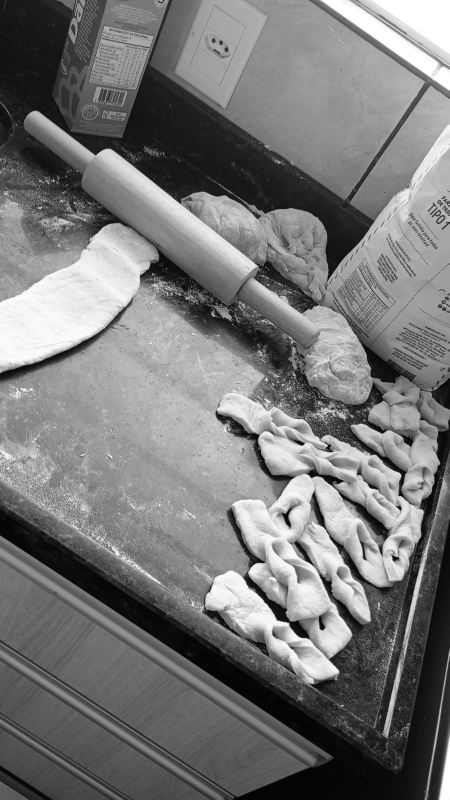
#> input picture TP1/suas_imagens/img1.jpeg, 899 x 1599 px (shown at 1/2 size); its folder holds 4 pictures in this run
$ python tp1.py   (older library calls are emulated)
#> lines starting #> are read from the running program, lines starting #| are printed output that depends on the picture
import cv2
import numpy as np
import glob
import os
from sklearn.cluster import KMeans
from sklearn.preprocessing import StandardScaler

def build_filters():
    """Cria 8 filtros: 7 direcionais (Gabor) e 1 circular para obter 24 dimensões em 3 escalas."""
    filters = []
    ksize = 15

    angles = [0, np.pi/8, np.pi/4, 3*np.pi/8, np.pi/2, 5*np.pi/8, 3*np.pi/4]
    for theta in angles:
        kern = cv2.getGaborKernel((ksize, ksize), sigma=4.0, theta=theta, lambd=10.0, gamma=0.5, psi=0, ktype=cv2.CV_32F)
        kern /= 1.5 * kern.sum()
        filters.append(kern)
#> in process_and_cluster, img_gray is the input picture: shape (1599, 899); min 0, max 255, mean 119.7

    circ_kern = np.array([[ 0, -1,  0],
                          [-1,  4, -1],
                          [ 0, -1,  0]], dtype=np.float32)
    filters.append(circ_kern)

    return filters

def center_crop_512(img):
    """Faz um recorte exato de 512x512 no centro da imagem."""
    h, w = img.shape[:2]
#> h = 1599; w = 899

    if h < 512 or w < 512:
        scale = 512.0 / min(h, w)
        img = cv2.resize(img, (int(w * scale), int(h * scale)), interpolation=cv2.INTER_CUBIC)
        h, w = img.shape[:2]

    start_y = h//2 - 256
#> start_y = 543
    start_x = w//2 - 256
#> start_x = 193

    return img[start_y:start_y+512, start_x:start_x+512]
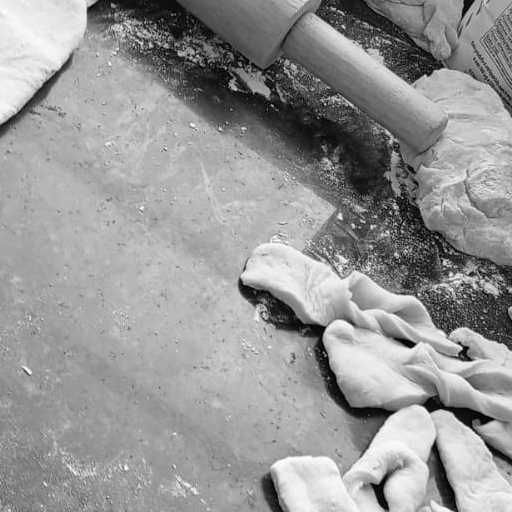
#> returned value: shape (512, 512); min 0, max 255, mean 150.7

def extract_features(img_gray, filters):
    img_cropped = center_crop_512(img_gray)
    features = []

    img_float = np.float32(img_cropped) / 255.0

    for scale in range(3):
        for kern in filters:
            filtered = cv2.filter2D(img_float, cv2.CV_32F, kern)
            mean_val = np.mean(np.abs(filtered))
            features.append(mean_val)

        img_float = cv2.pyrDown(img_float)
#> this loop made 3 passes
#> pass 1, in extract_features, `img_float = cv2.pyrDown(img_float)`:
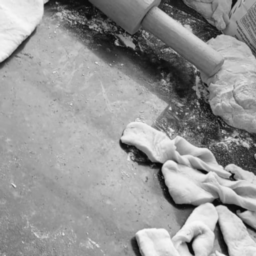
#> img_float: shape (256, 256) float32; min 0.0333, max 0.973, mean 0.591
#> pass 2, in extract_features, `img_float = cv2.pyrDown(img_float)`:
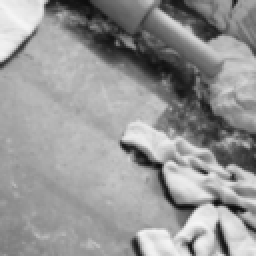
#> img_float: shape (128, 128) float32 (shown 2 times larger); min 0.0569, max 0.967, mean 0.591
#> pass 3, in extract_features, `img_float = cv2.pyrDown(img_float)`:
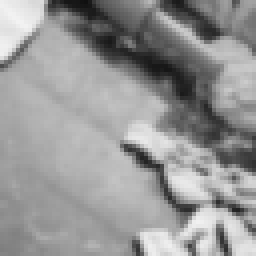
#> img_float: shape (64, 64) float32 (shown 4 times larger); min 0.0637, max 0.953, mean 0.59
#> after the loop, features = [0.662, 0.407, 0.395, 0.407, 0.721, 0.419, 0.397, 0.0638, 0.777, 0.411, 0.395, 0.412, 0.871, 0.434, 0.398, 0.0521, 0.938, 0.411, 0.393, 0.416, 1.08, 0.46, 0.401, 0.056]

    return np.array(features), img_cropped

def save_clusters_to_folders(images_info, labels, num_clusters, output_dir="resultados_grupos"):
    """Cria pastas para cada grupo e salva as imagens em cinza (512x512) dentro delas."""
    if not os.path.exists(output_dir):
        os.makedirs(output_dir)

    for c in range(num_clusters):
        cluster_dir = os.path.join(output_dir, f"Grupo_{c+1}")
        if not os.path.exists(cluster_dir):
            os.makedirs(cluster_dir)

        idx = np.where(labels == c)[0]
        for i in idx:
            name, img = images_info[i]
            save_path = os.path.join(cluster_dir, name)
            cv2.imwrite(save_path, img) # Salva a imagem processada fisicamente no disco

    print(f"\nSucesso! As {len(images_info)} imagens foram separadas nas pastas dentro de: '{output_dir}'")

def process_and_cluster(image_folder, num_clusters=4):
    image_paths = glob.glob(os.path.join(image_folder, "*.*"))
    image_paths = sorted(list(set([p for p in image_paths if p.lower().endswith(('.png', '.jpg', '.jpeg'))])))[:32]

    if not image_paths:
        print("Nenhuma imagem encontrada na pasta.")
        return

    print(f"Extraindo atributos de {len(image_paths)} imagens...")
    filters = build_filters()
    features_list = []
    images_loaded = []

    for path in image_paths:
        img_gray = cv2.imread(path, cv2.IMREAD_GRAYSCALE)
        vec, cropped_img = extract_features(img_gray, filters)
#> vec = 24 values, max 1.08 at index 20, min 0.0521 at index 15, mean 0.474
        features_list.append(vec)
        images_loaded.append((os.path.basename(path), cropped_img))
#> pass 2 of the loop in process_and_cluster, `for path in image_paths:`:
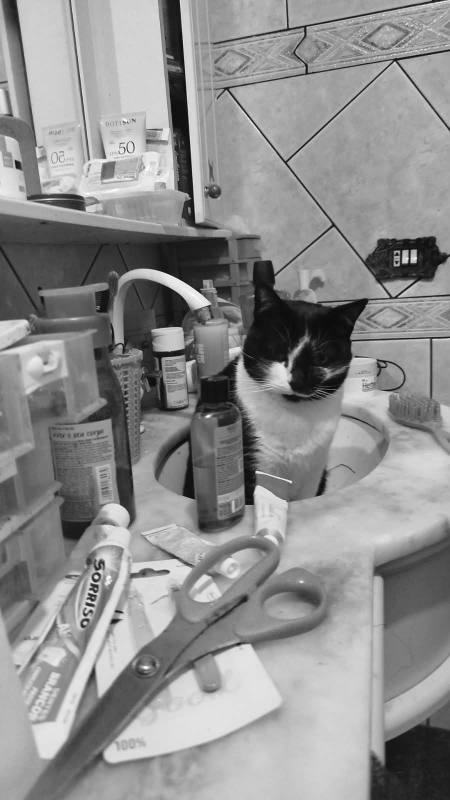
#> input picture TP1/suas_imagens/img10.jpeg, 900 x 1600 px (shown at 1/2 size)
#> in process_and_cluster, img_gray is the input picture: shape (1600, 900); min 0, max 255, mean 142.2
#> in center_crop_512 (call 2), `return img[start_y:start_y+512, start_x:start_x+512]`:
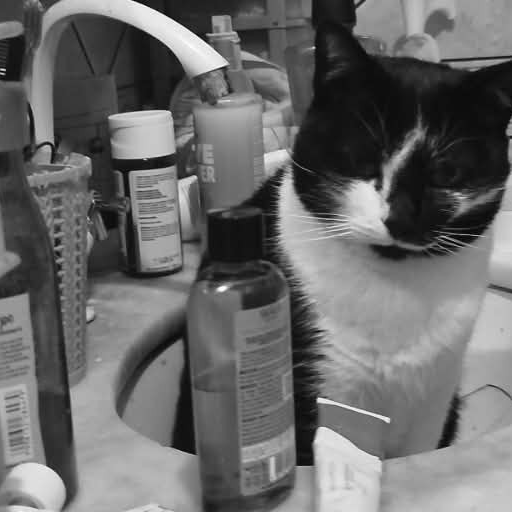
#> returned value: shape (512, 512); min 0, max 255, mean 105.5
#> the loop in extract_features (call 2), `for scale in range(3):` made 3 passes
#> pass 3, in extract_features (call 2), `img_float = cv2.pyrDown(img_float)`:
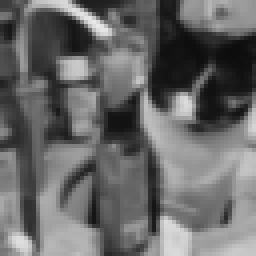
#> img_float: shape (64, 64) float32 (shown 4 times larger); min 0.0507, max 0.914, mean 0.411
#> after the loop in extract_features (call 2), `for scale in range(3):`: features = [0.671, 0.297, 0.276, 0.295, 0.643, 0.296, 0.277, 0.0284, 1, 0.321, 0.277, 0.308, 0.828, 0.309, 0.278, 0.0358, 1.48, 0.356, 0.279, 0.329, 1.11, 0.334, 0.279, 0.0552]
#> vec = 24 values, max 1.48 at index 16, min 0.0284 at index 7, mean 0.432
#> pass 3 of the loop in process_and_cluster, `for path in image_paths:`:
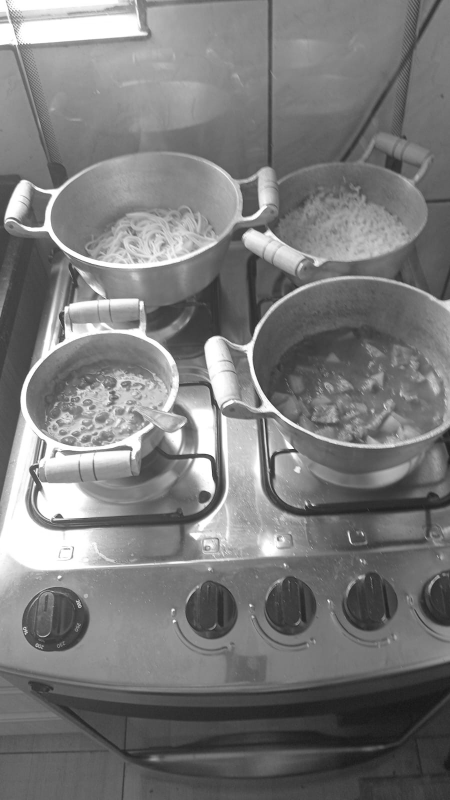
#> input picture TP1/suas_imagens/img11.jpeg, 900 x 1600 px (shown at 1/2 size)
#> in process_and_cluster, img_gray is the input picture: shape (1600, 900); min 20, max 255, mean 122.6
#> in center_crop_512 (call 3), `return img[start_y:start_y+512, start_x:start_x+512]`:
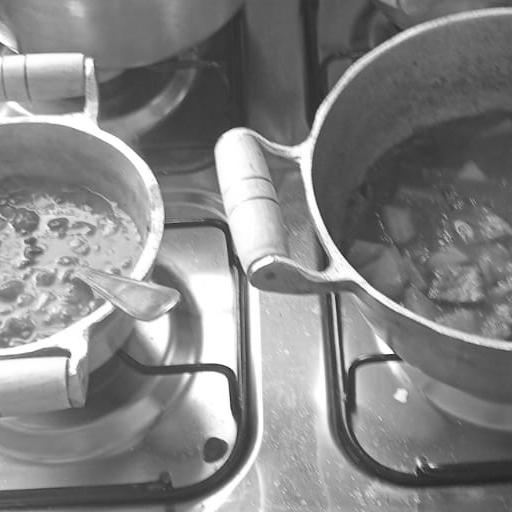
#> returned value: shape (512, 512); min 25, max 255, mean 131.6
#> the loop in extract_features (call 3), `for scale in range(3):` made 3 passes
#> pass 3, in extract_features (call 3), `img_float = cv2.pyrDown(img_float)`:
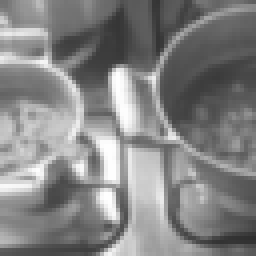
#> img_float: shape (64, 64) float32 (shown 4 times larger); min 0.181, max 1, mean 0.517
#> after the loop in extract_features (call 3), `for scale in range(3):`: features = [0.702, 0.356, 0.344, 0.356, 0.692, 0.356, 0.344, 0.0278, 0.928, 0.367, 0.345, 0.367, 0.933, 0.366, 0.345, 0.0384, 1.2, 0.375, 0.345, 0.369, 1.12, 0.371, 0.345, 0.062]
#> vec = 24 values, max 1.2 at index 16, min 0.0278 at index 7, mean 0.46
#> the loop made 4 passes; the first 3 are shown

    X = np.array(features_list)
    scaler = StandardScaler()
    X_scaled = scaler.fit_transform(X)

    print("Agrupando texturas...")
    kmeans = KMeans(n_clusters=num_clusters, random_state=42, n_init=10)
    labels = kmeans.fit_predict(X_scaled)

    # Chama a nova função para salvar em pastas em vez de exibir na tela
    save_clusters_to_folders(images_loaded, labels, num_clusters)

if __name__ == "__main__":
    pasta_imagens = "./suas_imagens"
    process_and_cluster(pasta_imagens, num_clusters=4)
